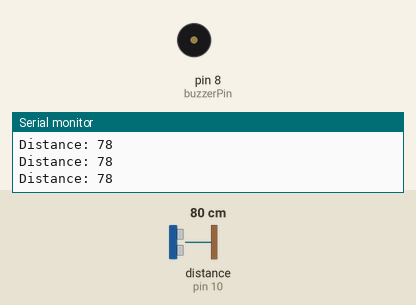
This sketch was run on a simulated Arduino Uno, built with avr-gcc and run on an emulated ATmega328P. Parts: buzzer (waves = sounding), the last lines printed to the serial monitor. Wiring (inferred from the names in the program): ultrasonic range finder: trigger pin 9; echo pin 10. The inputs (shaded band) are chosen by the test bench; at power-on: distance to the obstacle (sensor on pin 10) 80 cm. The echo pulse lasts 58.3 µs per cm.

Above: at 1.2 s.
1.3 s: distance to the obstacle (sensor on pin 10) set to 34 cm
2.8 s: distance to the obstacle (sensor on pin 10) set to 28 cm
At 3.8 s:
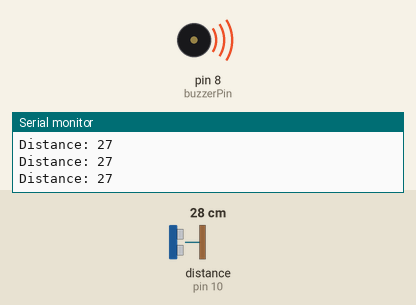
7.3 s: distance to the obstacle (sensor on pin 10) set to 250 cm
At 7.8 s:
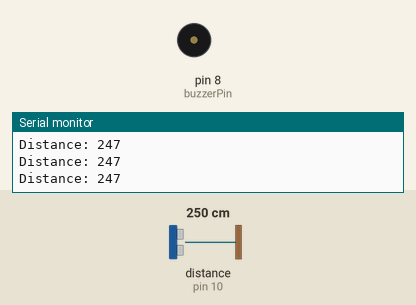
Timing chart, 0 to 10.3 s (numbered marks = the images above; inputs shaded):
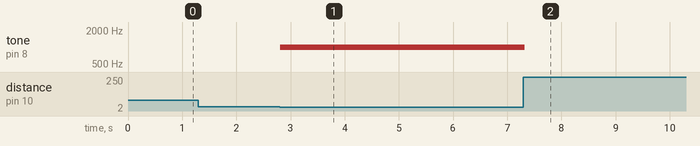

Measured:
- the behaviour switches between 31 and 30 cm on distance to the obstacle (sensor on pin 10) (found by bisection; images 0 and 1)
- after the input at 2.8 s, tone on pin 8 (buzzerPin): silent → 1000 Hz at once
- after the input at 7.3 s, tone on pin 8 (buzzerPin): 1000 Hz → silent at once

The sketch:

Smart_Alert_System.ino.ino
```cpp
/* * SoftGrow Tech IoT Internship - Task 1
 * Smart Proximity Alert System
 */

const int trigPin = 9;    // Trigger pin for the sensor
const int echoPin = 10;   // Echo pin for the sensor
const int buzzerPin = 8;  // Output pin for the buzzer

void setup() {
  Serial.begin(9600);           // Start serial communication
  pinMode(trigPin, OUTPUT);     // Set trigPin as an Output
  pinMode(echoPin, INPUT);      // Set echoPin as an Input
  pinMode(buzzerPin, OUTPUT);   // Set buzzerPin as an Output
}

void loop() {
  // Clearing the trigPin
  digitalWrite(trigPin, LOW);
  delayMicroseconds(2);

  // Sending the ultrasonic pulse
  digitalWrite(trigPin, HIGH);
  delayMicroseconds(10);
  digitalWrite(trigPin, LOW);

  // Calculating the distance
  long duration = pulseIn(echoPin, HIGH);
  int distance = duration * 0.034 / 2;

  // Print distance for debugging
  Serial.print("Distance: ");
  Serial.println(distance);

  // Alert logic (Buzzer turns on if distance is less than 30cm)
  if (distance > 0 && distance < 30) {
    tone(buzzerPin, 1000);
  } else {
    noTone(buzzerPin);
  }
  delay(100);
}
```
